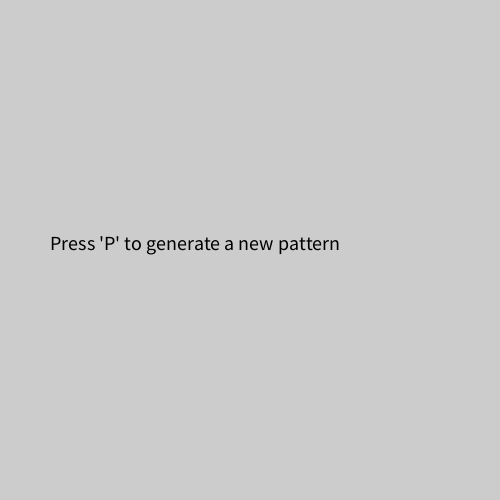
Frame 1 (no input)
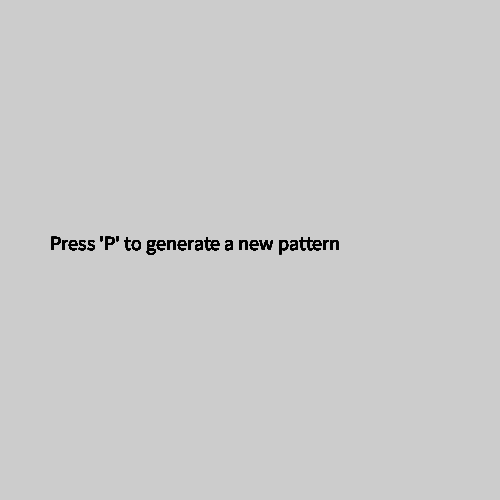
Frame 60 (the mouse pressed at the canvas centre just before this capture)
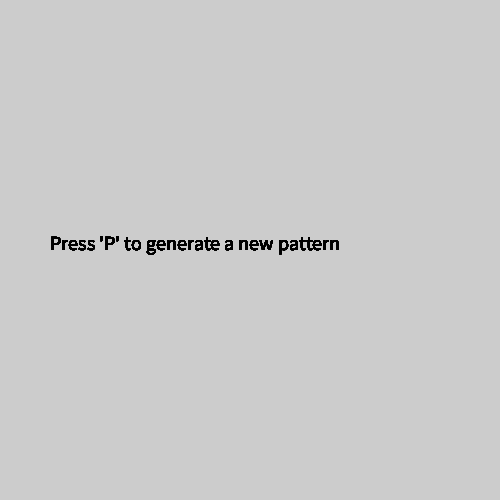
Frame 120 (the mouse held since frame 60 and released just before this capture)

The Processing sketch that drew these frames (run headless with seeded random() and noise(); from frame 60 on, the mouse is pressed at the canvas centre):

// Processing sketch: processing_130407
// ── processing_130407.pde



boolean one;
void setup(){
  size(500,500);
  one=false;
  
}


void draw(){
  textSize(20);
  fill(0);
  if(one==false){
    
    text("Press 'P' to generate a new pattern",50,height/2);
  }
  
}

void keyPressed(){
  
  if(key == 'p'){
    one=true;
  background(255);
  
  fill(0);
  noStroke();
  
  
  for(int j = 0,k=0; j<50;j++){
    for(int i = 0,o=0;i<50;i++){
      float select = random(1,6);
      select = int(select);
      //println(select);
      
      if(select==1){
      triangle(0+o,0+k,10+o,0+k,0+o,10+k);
      } else if(select==2){
        
        triangle(10+o,10+k,10+o,0+k,0+o,10+k);
        
      } else if(select==3){
        
        triangle(10+o,0+k,0+o,0+k,10+o,10+k);
        
      } else if(select==4){
        
        triangle(0+o,10+k,0+o,0+k,10+o,10+k);
        
      } else if(select==5){
        
        rect(0+o,0+k,10,10);
        
      }
      
      
      o+=10;
    }
    k+=10;
  }
  }
}
